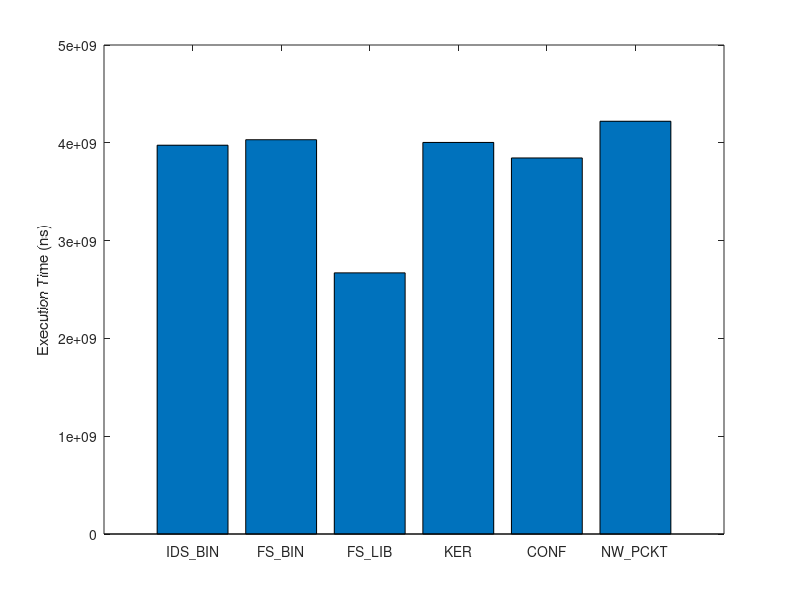

The MATLAB source for this figure:


% data traces are in nanosecond
data_idsbin = csvread('idsbin.txt');
data_fsbin = csvread('fsbin.txt');
data_fslib = csvread('fslib.txt');
data_ker = csvread('ker.txt');
data_conf = csvread('conf.txt');
data_nwpckt = csvread('nwpckt.txt');

% just discard some initial jitter
data_idsbin = data_idsbin(5:end);
data_fsbin = data_fsbin(5:end);
data_fslib = data_fslib(5:end);
data_ker = data_ker(5:end);
data_conf = data_conf(5:end);
data_nwpckt = data_nwpckt(5:end);

security_timing_param_passive = [
    max(data_fsbin), max(data_nwpckt)];

security_timing_param_active = [max(data_idsbin),...
     max(data_fsbin), ...
     max(data_fslib), max(data_nwpckt)];

security_timing_param_all = [max(data_idsbin), ...
    max(data_fsbin), max(data_fslib), max(data_ker),...
    max(data_conf), max(data_nwpckt)];


figure(1);
hold on;
box on;
bar(security_timing_param_all);

% Create ylabel
ylabel('Execution Time (ns)');

% Set the remaining axes properties
set(gca,'XTick',[1 2 3 4 5 6],'XTickLabel',{'IDS\_BIN','FS\_BIN','FS\_LIB','KER','CONF', 'NW\_PCKT'});

% Save to a MAT file
save('se_timing.mat',...
    'security_timing_param_passive', 'security_timing_param_active');

